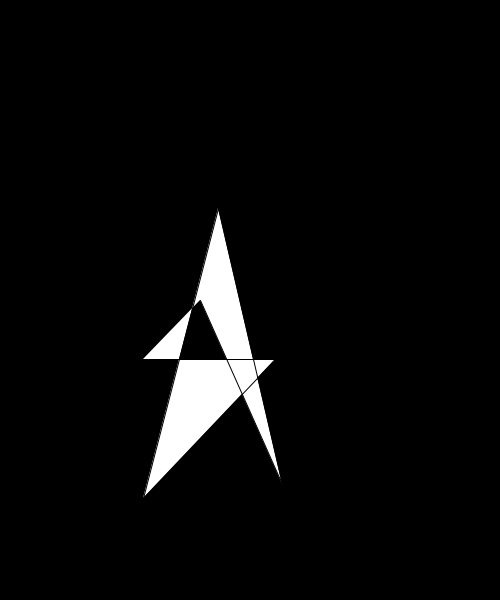
Frame 1 (no input)
Frame 60 (the mouse pressed at the canvas centre just before this capture): identical to frame 1, image omitted
Frame 120 (the mouse held since frame 60 and released just before this capture): identical to frame 1, image omitted

The Processing sketch that drew this single still picture (run headless with seeded random() and noise(); from frame 60 on, the mouse is pressed at the canvas centre):

// Processing sketch: inClass_vertexShape_mouseY
// ── inClass_vertexShape_mouseY.pde
void setup() {
  size(500, 600);
  background(0);

  //vertex
  beginShape();
  vertex(143, 359);
  vertex(275, 359);
  vertex(143, 498);
  vertex(218, 208);
  vertex(282, 484);
  vertex(200, 300);
  endShape();
}

void draw() {
  //background(0);
}

void mousePressed() {
  println( mouseX + "  ,  " +mouseY);
}
